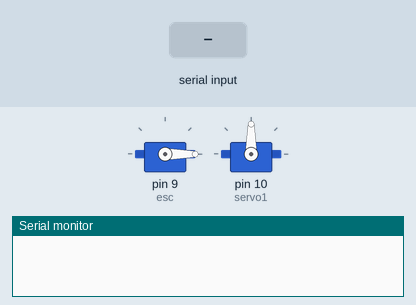
Recording of a sketch running on a simulated Arduino Uno, built with avr-gcc and run on an emulated ATmega328P. On the bench: 2 × servo, the last lines printed to the serial monitor. The test bench sets the inputs (shaded band).

Above: at 6.2 s.
6.3 s: "90,45\n" received over Serial
At 6.9 s:
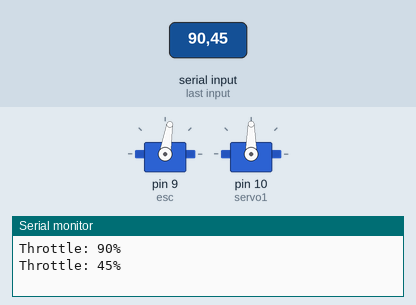
8.8 s: "30,150\n" received over Serial
At 9.6 s:
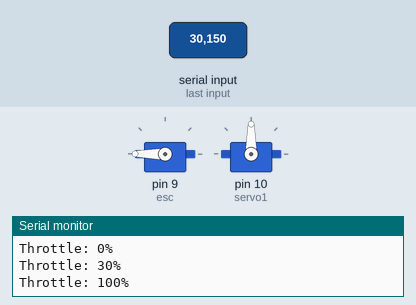
Timing chart, 0 to 11.8 s (numbered marks = the images above; inputs shaded):
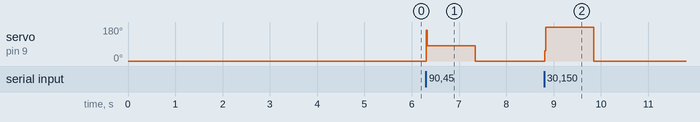

Measured:
- after the input at 6.3 s, servo on pin 9 (esc): 0° → 81° at once, → 0° 1.0 s later
- after the input at 8.8 s, servo on pin 9 (esc): 0° → 180° at once, → 0° 1.0 s later

The sketch:

testmotor.ino
```cpp
#include <Servo.h>

Servo esc;
Servo servo1;
int number=0;
int escpower=0;
void setup() {
  Serial.begin(9600);
  esc.attach(9, 1000, 2000);
    esc.writeMicroseconds(1000);  // send minimum throttle
   delay(5000);
    servo1.attach(10);
    servo1.write(90);
}

void loop() {

  if (Serial.available() > 0) {

    number = Serial.parseInt();
    number = constrain(number, 0, 100);

    escpower = map(number, 0, 100, 1000, 2000);

    esc.writeMicroseconds(escpower);

    Serial.print("Throttle: ");
    Serial.print(number);
    Serial.println("%");
  }

  // keep refreshing ESC signal
  esc.writeMicroseconds(escpower);

  delay(20);
}
```
